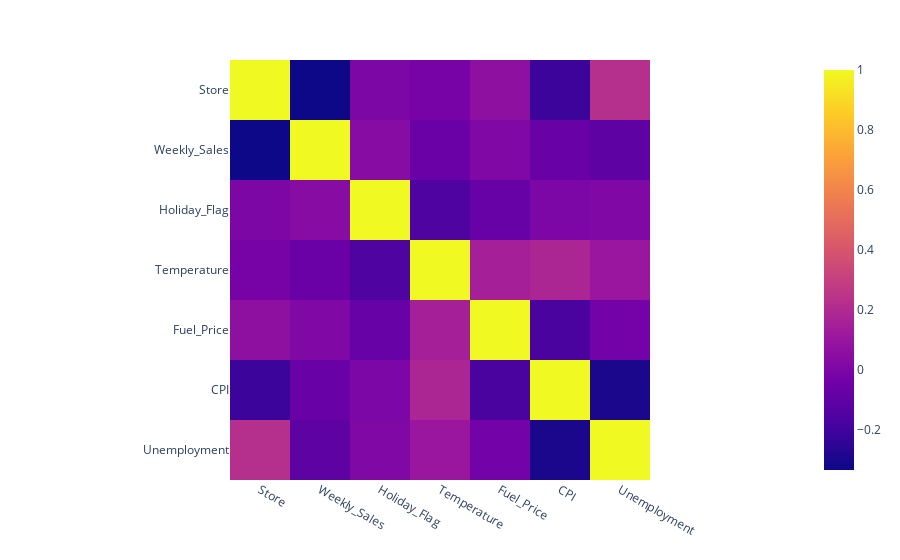

Source (notebook cell):
### Markdown cell above
# Ejercicio 4: Modelado predictivo (2 puntos)

a) Encuentra el mejor modelo de regresión lineal para predecir las ventas semanales $Weekly Sales$ en función de las variables disponibles. Prueba múltiples combinaciones de variables. (1.5 puntos)

### Code cell
df1 = df[['Store','Weekly_Sales','Holiday_Flag','Temperature','Fuel_Price','CPI','Unemployment']]
print(df1.corr())
px.imshow(df1.corr())

### Figure 1 — Plotly figure (JSON) as saved in the notebook; plotly's stock layout.template omitted (floating-point values rounded to 4 significant figures)
{"data": [{"coloraxis": "coloraxis", "hovertemplate": "x: %{x}<br>y: %{y}<br>color: %{z}<extra></extra>", "name": "0", "type": "heatmap", "x": ["Store", "Weekly_Sales", "Holiday_Flag", "Temperature", "Fuel_Price", "CPI", "Unemployment"], "xaxis": "x", "y": ["Store", "Weekly_Sales", "Holiday_Flag", "Temperature", "Fuel_Price", "CPI", "Unemployment"], "yaxis": "y", "z": [[1, -0.3353, 7.221e-05, -0.0226, 0.05969, -0.2097, 0.2235], [-0.3353, 1, 0.03687, -0.06383, 0.009586, -0.07259, -0.1061], [7.221e-05, 0.03687, 1, -0.1551, -0.0783, -0.00214, 0.01098], [-0.0226, -0.06383, -0.1551, 1, 0.145, 0.1769, 0.1012], [0.05969, 0.009586, -0.0783, 0.145, 1, -0.1708, -0.03476], [-0.2097, -0.07259, -0.00214, 0.1769, -0.1708, 1, -0.3021], [0.2235, -0.1061, 0.01098, 0.1012, -0.03476, -0.3021, 1]]}], "layout": {"coloraxis": {"colorscale": [[0, "#0d0887"], [0.1111, "#46039f"], [0.2222, "#7201a8"], [0.3333, "#9c179e"], [0.4444, "#bd3786"], [0.5556, "#d8576b"], [0.6667, "#ed7953"], [0.7778, "#fb9f3a"], [0.8889, "#fdca26"], [1, "#f0f921"]]}, "margin": {"t": 60}, "xaxis": {"anchor": "y", "constrain": "domain", "domain": [0, 1], "scaleanchor": "y"}, "yaxis": {"anchor": "x", "autorange": "reversed", "constrain": "domain", "domain": [0, 1]}}}
